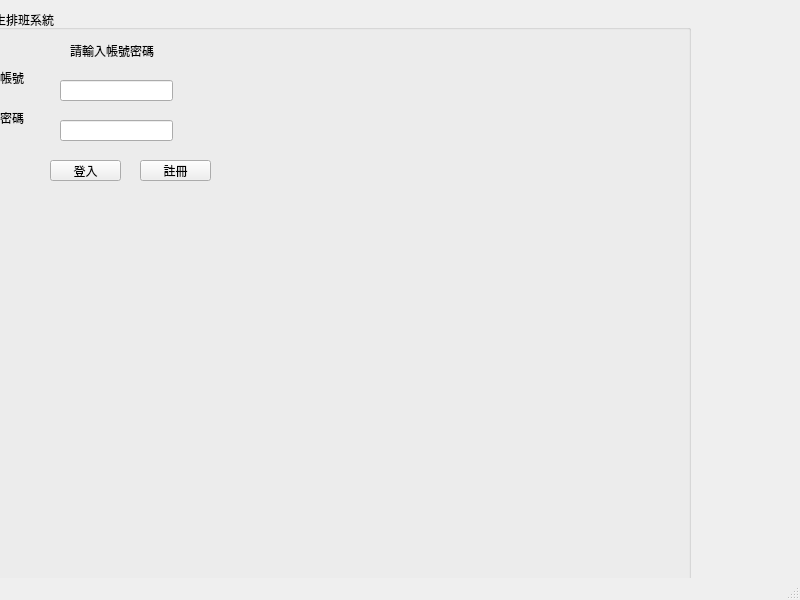
<?xml version="1.0" encoding="UTF-8"?>
<ui version="4.0">
 <class>MainWindow</class>
 <widget class="QMainWindow" name="MainWindow">
  <property name="geometry">
   <rect>
    <x>0</x>
    <y>0</y>
    <width>800</width>
    <height>600</height>
   </rect>
  </property>
  <property name="windowTitle">
   <string>MainWindow</string>
  </property>
  <widget class="QWidget" name="centralwidget">
   <widget class="QGroupBox" name="groupBox">
    <property name="geometry">
     <rect>
      <x>-30</x>
      <y>10</y>
      <width>721</width>
      <height>591</height>
     </rect>
    </property>
    <property name="title">
     <string>工讀生排班系統</string>
    </property>
    <widget class="QPushButton" name="pushButton">
     <property name="geometry">
      <rect>
       <x>80</x>
       <y>150</y>
       <width>71</width>
       <height>21</height>
      </rect>
     </property>
     <property name="text">
      <string>登入</string>
     </property>
    </widget>
    <widget class="QLabel" name="label">
     <property name="geometry">
      <rect>
       <x>100</x>
       <y>30</y>
       <width>121</width>
       <height>21</height>
      </rect>
     </property>
     <property name="text">
      <string>請輸入帳號密碼</string>
     </property>
    </widget>
    <widget class="QLabel" name="label_2">
     <property name="geometry">
      <rect>
       <x>30</x>
       <y>60</y>
       <width>41</width>
       <height>16</height>
      </rect>
     </property>
     <property name="text">
      <string>帳號</string>
     </property>
    </widget>
    <widget class="QLabel" name="label_3">
     <property name="geometry">
      <rect>
       <x>30</x>
       <y>100</y>
       <width>41</width>
       <height>16</height>
      </rect>
     </property>
     <property name="text">
      <string>密碼</string>
     </property>
    </widget>
    <widget class="QLineEdit" name="lineEdit">
     <property name="geometry">
      <rect>
       <x>90</x>
       <y>70</y>
       <width>113</width>
       <height>21</height>
      </rect>
     </property>
    </widget>
    <widget class="QLineEdit" name="lineEdit_2">
     <property name="geometry">
      <rect>
       <x>90</x>
       <y>110</y>
       <width>113</width>
       <height>21</height>
      </rect>
     </property>
    </widget>
    <widget class="QPushButton" name="pushButton_2">
     <property name="geometry">
      <rect>
       <x>170</x>
       <y>150</y>
       <width>71</width>
       <height>21</height>
      </rect>
     </property>
     <property name="text">
      <string>註冊</string>
     </property>
    </widget>
   </widget>
  </widget>
  <widget class="QMenuBar" name="menubar">
   <property name="geometry">
    <rect>
     <x>0</x>
     <y>0</y>
     <width>800</width>
     <height>24</height>
    </rect>
   </property>
  </widget>
  <widget class="QStatusBar" name="statusbar"/>
 </widget>
 <resources/>
 <connections/>
</ui>
